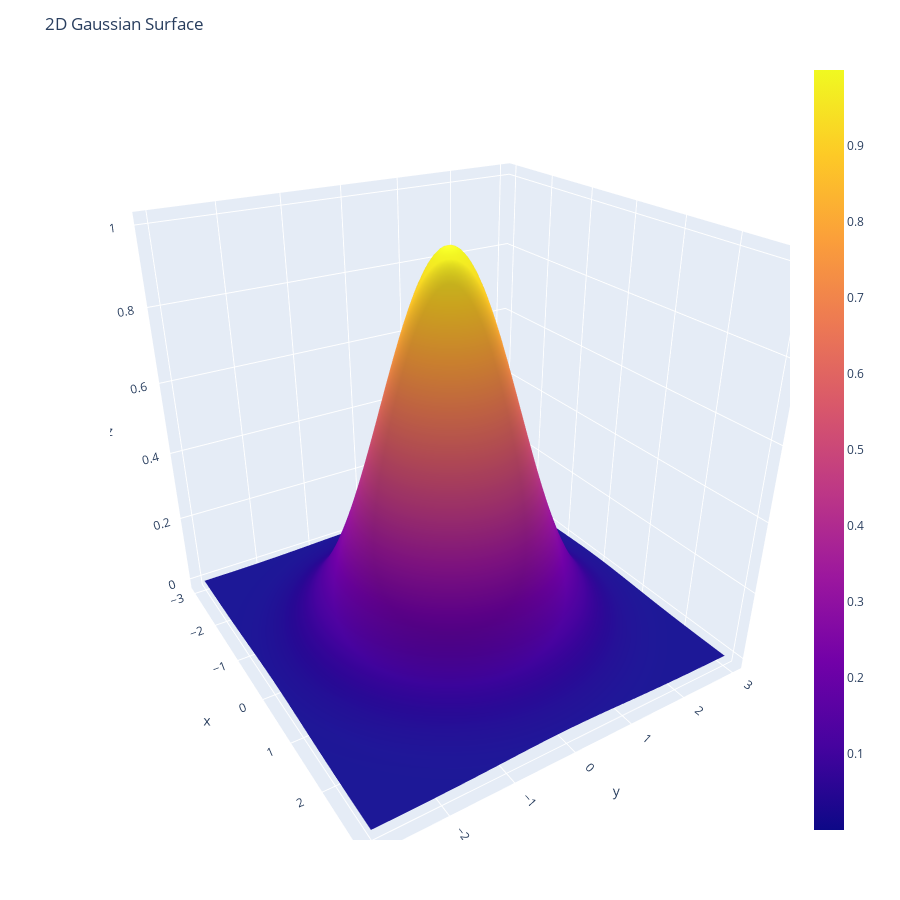

The cell this chart's notebook holds for it:
### Code cell
# Gaussian function (bell-shaped surface)
mu_x, mu_y = 0, 0
sigma_x, sigma_y = 1, 1
Z = np.exp(-((X - mu_x)**2 / (2 * sigma_x**2) + (Y - mu_y)**2 / (2 * sigma_y**2)))

fig2 = go.Figure(data=[go.Surface(z=Z, x=x, y=y)])
fig2.update_layout(
    title='2D Gaussian Surface',
    autosize=False,
    width=900,
    height=900,
    scene_camera_eye=dict(x=1.6, y=-1, z=1),
    margin=dict(l=110, r=110, b=60, t=60)                             #left, right, top, bottom
)
fig2.show()
